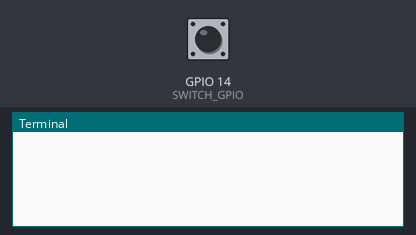
Simulated run of this program. Board: Raspberry Pi (BCM pin numbers). Parts: the last lines printed to the terminal. The inputs (shaded band) are chosen by the test bench; at power-on: GPIO 14 (SWITCH_GPIO) LOW.

Above: at 1.2 s.
1.3 s: GPIO 14 (SWITCH_GPIO) pulled HIGH for 0.15 s
At 2.6 s:
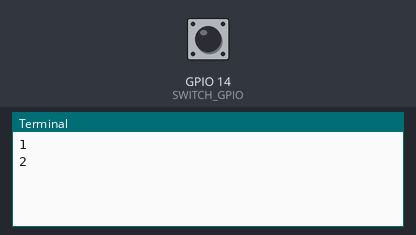
2.9 s: GPIO 14 (SWITCH_GPIO) pulled HIGH for 1 s
At 4.7 s:
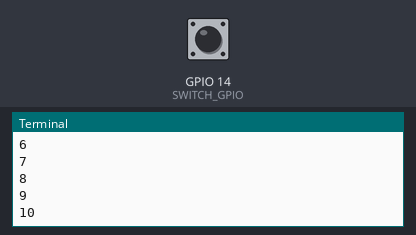
5.4 s: GPIO 14 (SWITCH_GPIO) pulled HIGH for 3.2 s
At 9.8 s:
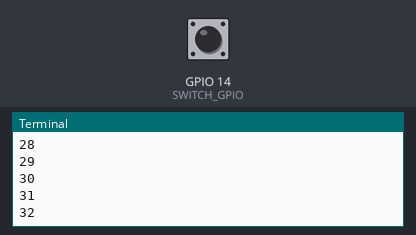
Timing chart, 0 to 11.3 s (numbered marks = the images above; inputs shaded):
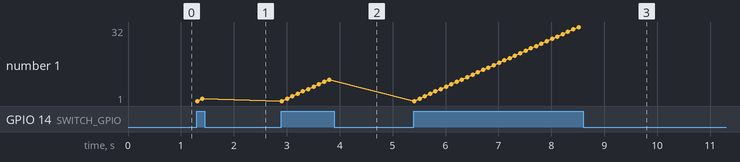

The program:

shutdownswitch.py
```python
#!/usr/bin/env python
# -*- coding: utf-8 -*-

import time
import os
import pigpio

if __name__ == '__main__':

    pi = pigpio.pi()

    if not pi.connected:
        exit()

    # 定数定義
    SWITCH_GPIO  = 14    # スイッチ制御GPIO番号

    # GPIO設定
    pi.set_mode(SWITCH_GPIO, pigpio.INPUT)
    pi.set_pull_up_down(SWITCH_GPIO, pigpio.PUD_DOWN)

    try:
        pushtime = 0
        while True:
            # スイッチが押されたらカウンティング開始
            if pi.read(SWITCH_GPIO) == 1:
                pushtime += 1
                print(pushtime)

                # カウントが50（5秒経過）になったらシャットダウン
                if pushtime >= 50:
                    os.system("sudo shutdown -h now")
            else:
                # スイッチが離されたらカウンティングリセット
                pushtime = 0

            time.sleep(0.1)
    except KeyboardInterrupt:
        pi.stop()
```

Measured:
- after the input at 1.3 s, the terminal: prints a new line at once (image 1)
- after the input at 2.9 s, the terminal: prints a new line after 0.21 s (image 2)
- after the input at 5.4 s, the terminal: prints a new line after 1.0 s (image 3)
- plotted number 1: 2 → 10 after the input at 2.9 s, 10 → 32 after the input at 5.4 s
